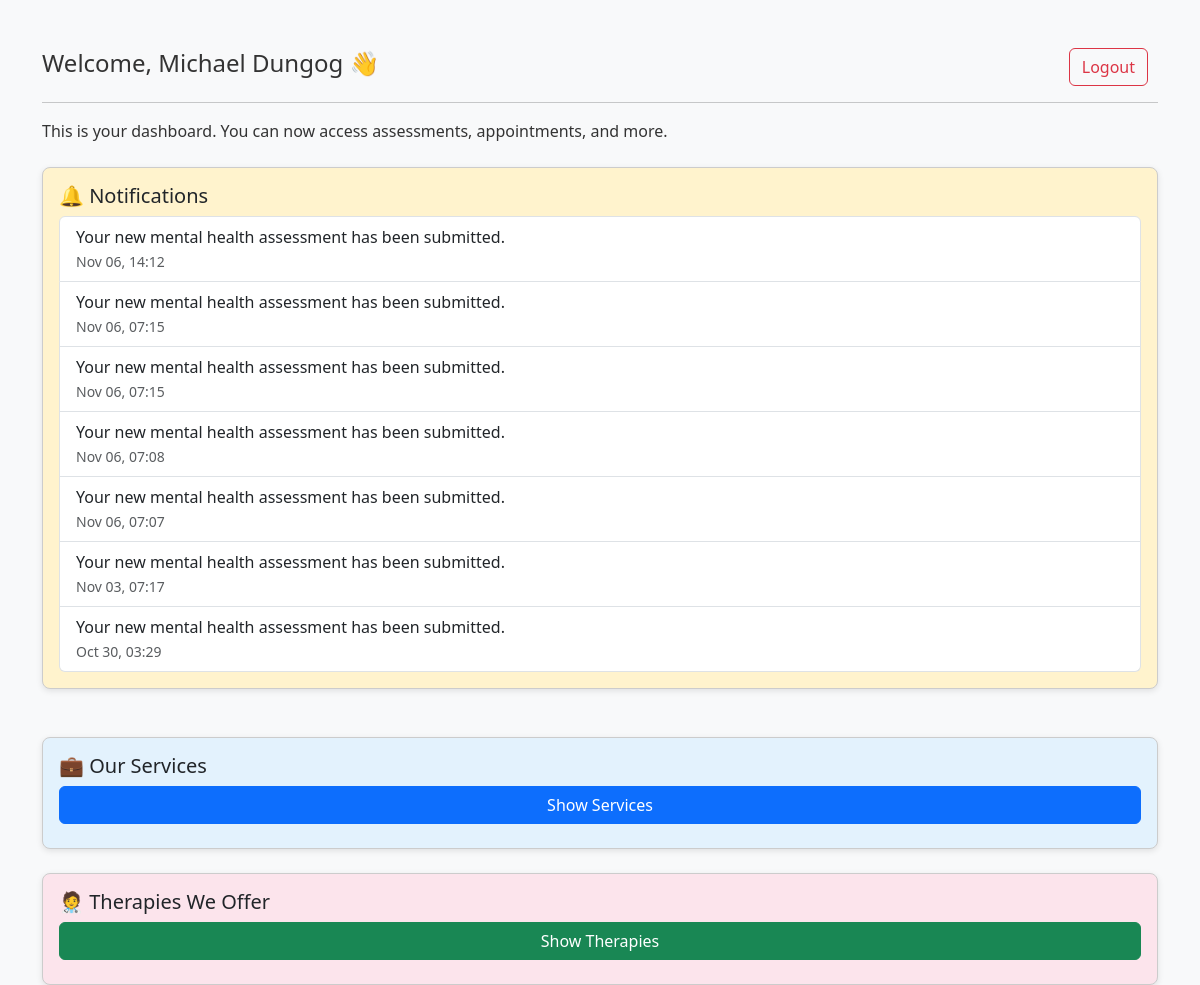
Page /dashboard.php (signed in) on the committed database.
### tables this page shows
CREATE TABLE `notifications` (
  `id` int(11) NOT NULL,
  `user_id` int(11) NOT NULL,
  `message` text NOT NULL,
  `is_read` tinyint(1) DEFAULT 0,
  `created_at` timestamp NOT NULL DEFAULT current_timestamp()
);

### dashboard.php (the view, shortened to what this page needs)
<?php
include 'db.php';
$user = $_SESSION['user'];
$user_id = $user['id'];
$result = $conn->query("SELECT * FROM notifications WHERE user_id = $user_id AND is_read = 0 ORDER BY created_at DESC");
$notifications = $result->fetch_all(MYSQLI_ASSOC);
?>
<!DOCTYPE html>
<html lang="en">
<head>
  <link href="https://cdn.jsdelivr.net/npm/bootstrap@5.3.0/dist/css/bootstrap.min.css" rel="stylesheet">
  <link rel="stylesheet" href="style.css"/>
</head>
<body class="bg-light">
  <div class="container mt-5">
    <div class="d-flex justify-content-between align-items-center">
      <h4>Welcome, <?= htmlspecialchars($user['fullname']) ?> 👋</h4>
      <a href="logout.php" class="btn btn-outline-danger">Logout</a>
    </div>
    <hr>
    <p>This is your dashboard. You can now access assessments, appointments, and more.</p>
    <div class="mt-4 card card-notifications">
      <div class="card-body">
        <h5 class="card-title">🔔 Notifications</h5>
        <?php if (count($notifications) === 0): ?>
          <div class="alert alert-secondary">No new notifications.</div>
        <?php else: ?>
          <ul class="list-group">
            <?php foreach ($notifications as $note): ?>
              <li class="list-group-item">
                <?= htmlspecialchars($note['message']) ?>
                <br><small class="text-muted"><?= date('M d, H:i', strtotime($note['created_at'])) ?></small>
              </li>
            <?php endforeach; ?>
          </ul>
        <?php endif; ?>
      </div>
    </div>
    <div class="mt-5 card card-services">
      <div class="card-body">
        <h5 class="card-title">💼 Our Services</h5>
        <button class="btn btn-primary w-100 mb-2" type="button" data-bs-toggle="collapse" data-bs-target="#servicesList">
          Show Services
        </button>
      </div>
    </div>
    <div class="mt-4 card card-therapies">
      <div class="card-body">
        <h5 class="card-title">🧑‍⚕️ Therapies We Offer</h5>
        <button class="btn btn-success w-100 mb-2" type="button" data-bs-toggle="collapse" data-bs-target="#therapiesList">
          Show Therapies
        </button>
      </div>
    </div>
  </div>
</body>
</html>

### style.css (style rules this page uses)
body { background-color: #f8f9fa; font-family: 'Segoe UI', Tahoma, Geneva, Verdana, sans-serif; color: #333; transition: background-color 0.3s, color 0.3s; }
.text-muted { color: #6c757d; }
.card { box-shadow: 0 4px 12px rgba(0, 0, 0, 0.1); border-radius: 8px; }
.card-notifications { background-color: #fff3cd; }
.card-services { background-color: #e3f2fd; }
.card-therapies { background-color: #fce4ec; }
.card-welcome, .card-assessment, .card-appointment, .card-notifications, .card-services, .card-therapies { box-shadow: 0 2px 6px rgba(0, 0, 0, 0.1); border: 1px solid #ccc; }
.btn { margin-right: 10px; }

### rows in the picture
notifications: message "Your new mental health assessment has been submitted.", created_at "Nov 06, 14:12"
notifications: message "Your new mental health assessment has been submitted.", created_at "Nov 06, 07:15"
notifications: message "Your new mental health assessment has been submitted.", created_at "Nov 06, 07:15"
notifications: message "Your new mental health assessment has been submitted.", created_at "Nov 06, 07:08"
notifications: message "Your new mental health assessment has been submitted.", created_at "Nov 06, 07:07"
notifications: message "Your new mental health assessment has been submitted.", created_at "Nov 03, 07:17"
notifications: message "Your new mental health assessment has been submitted.", created_at "Oct 30, 03:29"

### other values in the picture
$user['fullname'] "Michael Dungog"
